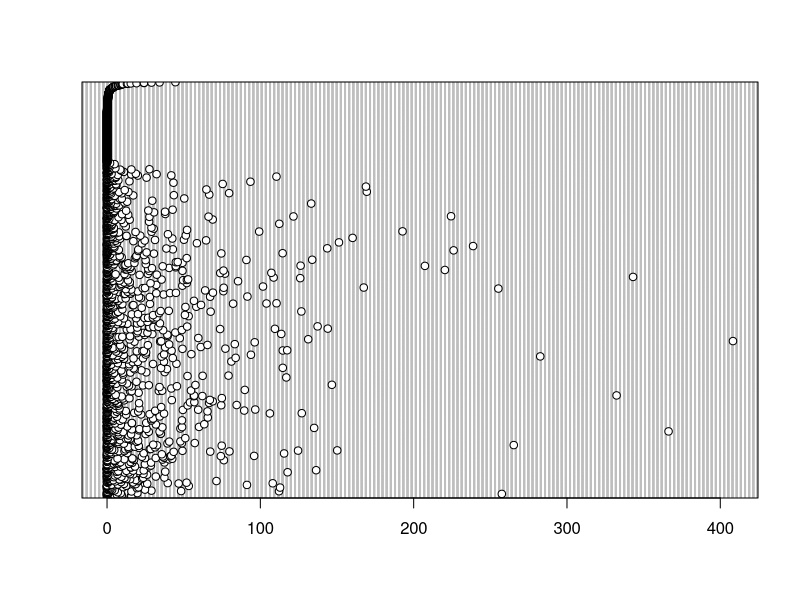
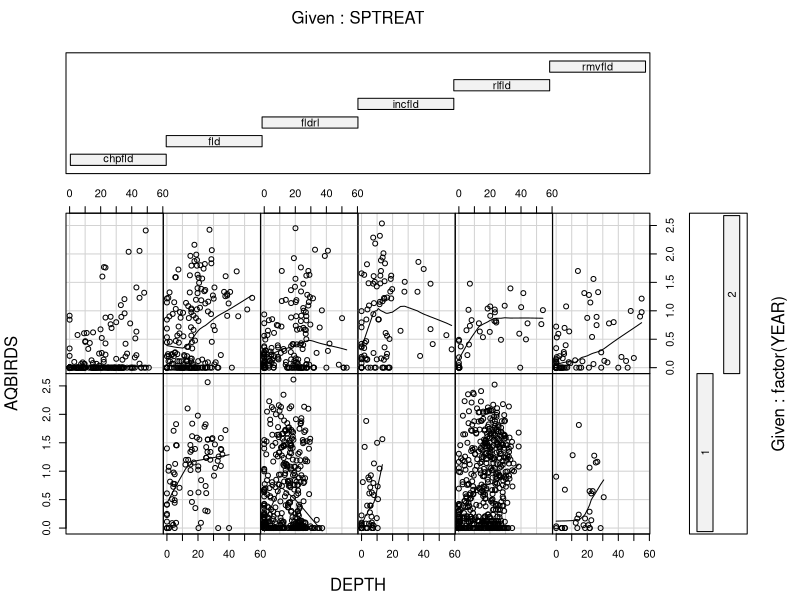
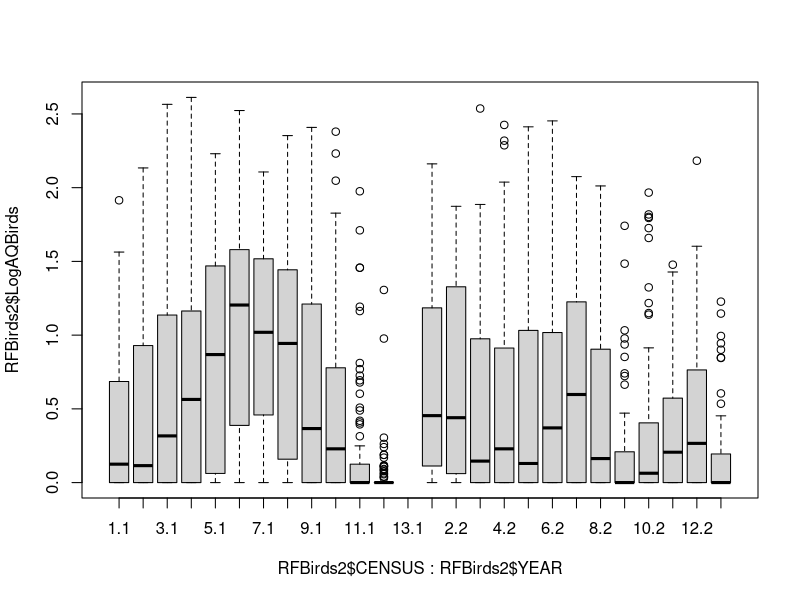
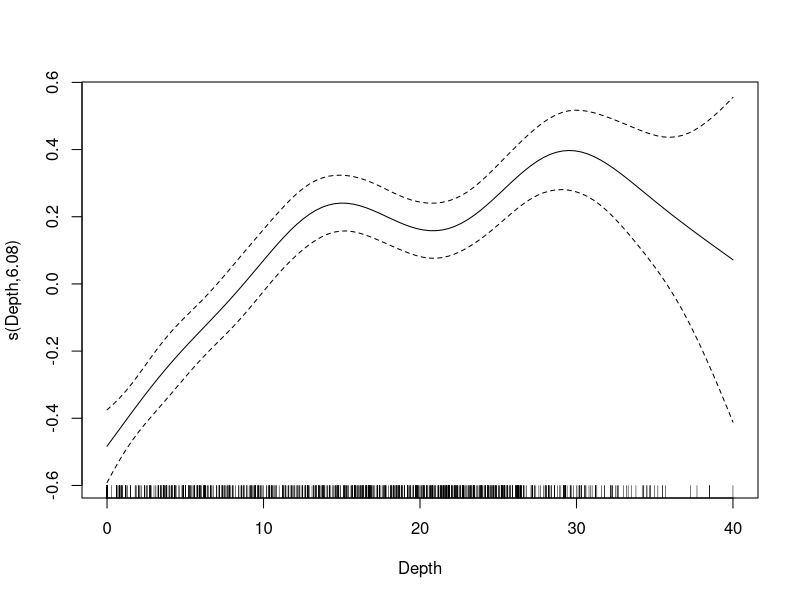

Reproduce these figures in R, in order. (Note: this script raises an error after producing the figures.)
#    R code for: Chapter 23 in:
#    Analysing Ecological Data. (2007). Zuur, Ieno and Smith. Springer, 680p.
#    This file was produced by Alain Zuur (highstat@highstat.com)
#    www.highstat.com

#    This program is free software; you can redistribute it and/or modify
#    it under the terms of the GNU General Public License as published by
#    the Free Software Foundation; either version 2 of the License, or
#    (at your option) any later version.
#
#    This program is distributed in the hope that it will be useful,
#    but WITHOUT ANY WARRANTY; without even the implied warranty of
#    MERCHANTABILITY or FITNESS FOR A PARTICULAR PURPOSE.  See the
#    GNU General Public License for more details.


setwd("D:\\applicat\\HighlandStatistics\\Book\\R\\RChapter23\\")

#Figure 23.2
RFBirds<-read.table("RiceFieldBirds.txt",header=T)
names(RFBirds)
dotchart(RFBirds$AQBIRDS)
#Note: This is the same data, but ordered in a slightly different way.


#Figure 23.3
#REMOVE 3 SAMPLES WITH LARGE DEPTH: dotchart(RFBirds$DEPTH)
I <- RFBirds$DEPTH < 60
RFBirds2 <- RFBirds[I, ]

RFBirds2$LogAQBirds <- log10(RFBirds2$AQBIRDS + 1)
coplot(LogAQBirds ~ DEPTH | SPTREAT * factor(YEAR),
       panel = panel.smooth,span=0.7,col.smooth=1,
       xlab = "DEPTH", ylab="AQBIRDS",
       data = RFBirds2, number=4 )

#The graph in the book was created with Brodgar. In this package,
#you need to label the levels of SPTREAT as 1, 2, 3, etc. Here, we
#use the original labels. Because of this, the order of the
#panels is slightly different, but essentially the graph is the same.
#Use the levels option of the factor command if you want to have
#exactly the order of the panels as in the book.


#Figure 23.4
#Note: The word "Census" is (wrongly) used for survey in the textfile.
boxplot(RFBirds2$LogAQBirds ~ RFBirds2$CENSUS * RFBirds2$YEAR)


#Figure 23.5A
RFBirds<-read.table("RiceFieldBirds.txt",header=T)
RFBirds2<-data.frame(
    LogAQBirds = log10(RFBirds$AQBIRDS+1),
    fCensus    = factor(RFBirds$CENSUS),
    Time       = RFBirds$CENSUS,
    fBlock     = factor(RFBirds$BLOCK),
    Depth      = RFBirds$DEPTH,
    fSite      = factor(RFBirds$SITE),
    DepthSQ    = RFBirds$DEPTH^2,
    fSptreat   = factor(RFBirds$SPTREAT),
    fYear      = factor(RFBirds$YEAR),
    fMonth     = factor(RFBirds$Data),
    fField     = factor(RFBirds$FIELDNEW),
    fCheck     = factor(RFBirds$CHECK))

I4 <- RFBirds2$Depth<60  #REMOVE 3 SAMPLES WITH LARGE DEPTH
I3 <- RFBirds2$fYear=="1"   # Use data from year 1
I5 <- RFBirds2$fField=="304" & RFBirds2$fCheck=="4"  #Remove these two fields/checks
RFBirds3 <- RFBirds2[I4 & I3 & !I5,]
library(mgcv)
#Year 1 data
M1 <- gam(LogAQBirds ~ s(Depth) + fSptreat + fCensus, data = RFBirds3)
plot(M1)

#Year 2 data: Run the same code as above, but change I3 to:
#I3 <- RFBirds2$fYear=="2"
#This will give figure 23.5B


#In the remaining part of the text/code/chapter, we use data from year 1.

#Model M0 on page 425 (gives an error message)
library(nlme)
M.lmeNA<-lme(LogAQBirds ~ Depth + I(Depth^2) + fSptreat + fBlock,
             random= ~1| fField, data = RFBirds3)


#Model M1 on page 426:
M.1<-lme(LogAQBirds ~ Depth + I(Depth^2) + fSptreat ,
             random= ~1| fField, data = RFBirds3)
plot(M.1)
summary(M.1)
E<-residuals(M.1,type="normalized")
par(mfrow=c(2,2))   #This is all standard model validation
plot(RFBirds3$Depth,E)
plot(RFBirds3$fBlock,E)
plot(RFBirds3$fSptreat,E)


#Figure 23.6
par(mar=c(4,4,2,2))
plot(RFBirds3$fCensus,E,ylab="Residuals",xlab="Survey",cex.lab=1.5)


#Model M2 on page 426:
M.2<-lme(LogAQBirds ~ Depth + I(Depth^2) + fSptreat + fCensus ,
             random= ~1| fField, data = RFBirds3)

#Figure 23.7
E<-residuals(M.2,type="normalized")
par(mar=c(4,4,2,2))
plot(RFBirds3$fCensus,E,ylab="Residuals",xlab="Survey",cex.lab=1.5)


#Model M3 on page 426:

M.3<-lme(LogAQBirds ~ Depth + I(Depth^2) + fSptreat + fCensus ,
             random= ~1 | fField, data = RFBirds3,
             weights=varIdent(form= ~ 1 | fCensus))


#First anova table on page 428
anova(M.2, M.3)
#> anova(M.2, M.3)
#    Model df      AIC      BIC     logLik   Test  L.Ratio p-value
#M.2     1 20 2135.853 2237.968 -1047.9264
#M.3     2 31 1997.534 2155.813  -967.7668 1 vs 2 160.3191  <.0001
#The analysis in the book was done in 2005, with a considerble older
#R version (I think it was 1.6). Output above is from R version 2.7.


#Following the text on page 428:
M.4<-lme(LogAQBirds ~ Depth + I(Depth^2) + fSptreat + fCensus ,
             random= ~1 | fField, data = RFBirds3,
             weights=varIdent(form= ~ 1 | fSptreat))
anova(M.2, M.4)
#> anova(M.2, M.4)
#    Model df      AIC      BIC    logLik   Test  L.Ratio p-value
#M.2     1 20 2135.853 2237.968 -1047.926
#M.4     2 24 2136.361 2258.900 -1044.181 1 vs 2 7.491654  0.1121
#Note the small difference due to different R versions (I guess..unless I
#a mistake somewhere)


#Add an auto-correlation structure
cs0 <- corARMA(c(0.2), form = ~ Time | fField/fCheck, p = 1, q = 0)
T1 <- !((RFBirds3$fField == 302 & (RFBirds3$fCheck==5 | RFBirds3$fCheck==6))  |
        (RFBirds3$fField == 305 & ((RFBirds3$fCheck == 2 | RFBirds3$fCheck == 3 | RFBirds3$fCheck == 4 | RFBirds3$fCheck == 5))))
#You have to remove some fields and checks due to the design of the data.
#Vandalism by muskrats, see end of page 428

M.3A<-lme(LogAQBirds ~ Depth + I(Depth^2) + fSptreat + fCensus ,
             random= ~1 | fField, data = RFBirds3,
             weights=varIdent(form= ~ 1 | fCensus),
             subset=T1)
             
M.5A<-lme(LogAQBirds ~ Depth + I(Depth^2) + fSptreat + fCensus ,
             random= ~1 | fField, data = RFBirds3,
             weights=varIdent(form= ~ 1 | fCensus),
             subset=T1,
             correlation=cs0)

anova(M.3A,M.5A)
#     Model df      AIC      BIC    logLik   Test  L.Ratio p-value
#M.3A     1 31 1925.329 2081.883 -931.6644
#M.5A     2 32 1866.602 2028.206 -901.3011 1 vs 2 60.72658  <.0001

summary(M.5A)

#Correlation Structure: ARMA(1,0)
# Formula: ~Time | fField/fCheck
# Parameter estimate(s):
#     Phi1
#0.2740109


#Dropping fixed terms from the model
cs0 <- corARMA(c(0.274),form = ~ Time | fField/fCheck,p=1,q=0,fix=TRUE)   #Year 1
M.5<-lme(LogAQBirds ~ Depth + I(Depth^2) + fSptreat + fCensus ,
             random= ~1 | fField, data = RFBirds3,
             weights=varIdent(form= ~ 1 | fCensus),
             subset=T1,
             correlation=cs0,
             method="ML")

lmc<-lmeControl(niterEM=5000,msMaxIter=1000)
M.6 <- update(M.5, .~. - fCensus,control=lmc)
M.7 <- update(M.5, .~. - fSptreat)
M.8 <- update(M.5, .~. + fSptreat:Depth)
M.9 <- update(M.5, .~. - I(Depth^2))
M.10 <- update(M.5, .~. - Depth - I(Depth^2))


# Table 23.2
anova(M.5,M.6)
anova(M.5,M.7)
anova(M.5,M.8)
anova(M.5,M.9)
anova(M.5,M.10)
#Odd...now I have exactly the same results as in the book!
#Must have made a mistake in the book on page 428?


#Figure 23.8
plot(M.8)

E<-residuals(M.8,type="normalized")
hist(E,nclass=20)

library(lattice)
trellis.device(new=F)
background <- trellis.par.get("background")
background$col<-"white"
trellis.par.set("background",background)
plot(M.8,col=1)



#Numerical output in Section 23.7
M.8<-lme(LogAQBirds ~ Depth + I(Depth^2) + fSptreat + fCensus + fSptreat:Depth,
             random= ~1 | fField, data = RFBirds3,
             weights=varIdent(form= ~ 1 | fCensus),
             subset=T1,
             correlation=cs0,
             method="REML")

summary(M.8)
#Results are nearly identical as in the book:
#Correlation Structure: ARMA(1,0)
# Formula: ~Time | fField/fCheck
# Parameter estimate(s):
# Phi1
#0.274
#Variance function:
# Structure: Different standard deviations per stratum
# Formula: ~1 | fCensus
# Parameter estimates:
#        1         3         4         5         6        12        11         9        10         8         7         2
#1.0000000 1.3424466 1.4067120 1.3198019 1.4387185 0.3517652 0.7165251 1.2885885 1.0721044 1.2762587 1.2085159 1.3891901
#Fixed effects: LogAQBirds ~ Depth + I(Depth^2) + fSptreat + fCensus + fSptreat:Depth
#                          Value  Std.Error   DF   t-value p-value
#(Intercept)           0.1385318 0.12633983 1118  1.096501  0.2731
#Depth                 0.0365910 0.00980253 1118  3.732806  0.0002
#I(Depth^2)           -0.0005452 0.00021955 1118 -2.483307  0.0132
#fSptreatfldrl        -0.1288419 0.09449907   31 -1.363420  0.1826
#fSptreatincfld       -0.1603500 0.14734598   31 -1.088255  0.2849
#fSptreatrlfld        -0.0735918 0.08129673   31 -0.905225  0.3723
#fSptreatrmvfld       -0.1489260 0.14144136   31 -1.052917  0.3005
#fCensus2              0.1372059 0.07761936 1118  1.767676  0.0774
#fCensus3              0.1859873 0.07592468 1118  2.449630  0.0145
#fCensus4              0.2781485 0.08385590 1118  3.316981  0.0009
#fCensus5              0.4798481 0.08092094 1118  5.929838  0.0000
#fCensus6              0.6974404 0.08701673 1118  8.015016  0.0000
#fCensus7              0.6555820 0.07910782 1118  8.287196  0.0000
#fCensus8              0.6221966 0.08277601 1118  7.516630  0.0000
#fCensus9              0.4171447 0.08718071 1118  4.784828  0.0000
#fCensus10             0.4267281 0.10390563 1118  4.106881  0.0000
#fCensus11             0.1173667 0.09791975 1118  1.198601  0.2309
#fCensus12            -0.0318265 0.09322669 1118 -0.341388  0.7329
#Depth:fSptreatfldrl  -0.0107542 0.00598384 1118 -1.797199  0.0726
#Depth:fSptreatincfld  0.0263719 0.02010665 1118  1.311602  0.1899
#Depth:fSptreatrlfld  -0.0055091 0.00549314 1118 -1.002897  0.3161
#Depth:fSptreatrmvfld -0.0207014 0.01060124 1118 -1.952734  0.0511






